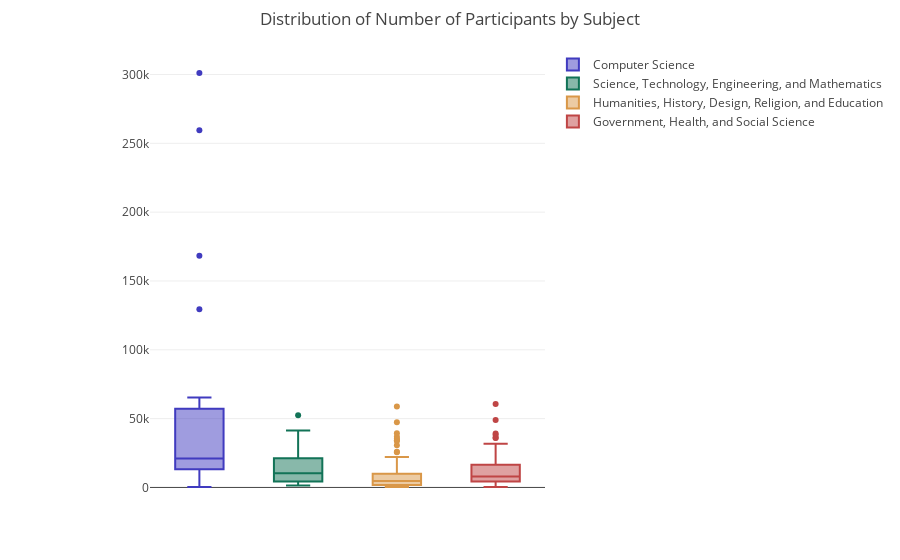

The notebook cell saved with this chart:
### Markdown cell above
Distribution of number of participants by each subject

### Code cell
### Visualization

subjects = list(df_by_sub.groups.keys())
colors = ['rgb(64, 59, 191)', 'rgb(18, 115, 87)', 'rgb(217, 151, 72)', 'rgb(191, 69, 69)']
xs = [list(df_by_sub['Participants (Course Content Accessed)'])[i][1].values for i in range(4)]

traces = []

for i in range(4):
    traces.append(go.Box(
        y = xs[i],
        name = subjects[i],
            marker = dict(
        color = colors[i],
    ),
        ))
    
layout = go.Layout(
    title='Distribution of Number of Participants by Subject',
    margin=dict(
        l=150,
        r=30,
        b=50,
        t=50,
    ),
    xaxis=dict(showticklabels=False)) # hide the labels for xtick
    
fig =  go.Figure(data = traces, layout = layout)
py.offline.iplot(fig)

### Figure 1 — Plotly figure (JSON) as saved in the notebook; plotly's stock layout.template omitted (floating-point values rounded to 4 significant figures)
{"data": [{"marker": {"color": "rgb(64, 59, 191)"}, "name": "Computer Science", "type": "box", "y": [62709, 129400, 65380, 57147, 259577, 25886, 21063, 13148, 22148, 21017, 11690, 301082, 49529, 18454, 15530, 14835, 53964, 54361, 16094, 12426, 8495, 168335, 63658, 16407, 4522, 14003, 4276, 664, 322, 21212]}, {"marker": {"color": "rgb(18, 115, 87)"}, "name": "Science, Technology, Engineering, and Mathematics", "type": "box", "y": [52521, 29044, 23179, 25619, 5857, 28384, 20914, 11102, 8256, 31391, 36330, 12621, 7382, 13708, 10225, 30456, 9010, 25600, 5321, 10332, 21420, 15433, 30780, 13173, 12208, 28425, 7664, 6454, 12007, 9266, 26776, 4091, 5084, 4785, 25206, 3922, 4262, 2428, 2250, 2656, 6137, 9185, 19996, 41361, 31551, 4404, 16005, 23087, 7532, 14679, 4187, 18540, 2599, 3654, 3072, 2379, 13798, 2321, 6792, 5309, 18183, 18686, 1409, 4250, 4050, 1546, 13260, 2583, 33044, 1716, 4955, 4130, 12455, 2604, 22959]}, {"marker": {"color": "rgb(217, 151, 72)"}, "name": "Humanities, History, Design, Religion, and Education", "type": "box", "y": [58779, 25873, 17604, 17077, 34371, 47384, 6446, 12856, 33784, 8685, 7422, 39319, 6753, 7156, 35409, 5256, 5446, 10737, 36805, 7304, 8493, 4662, 3853, 2820, 2310, 13305, 7052, 20109, 1559, 15942, 4515, 1615, 1911, 25569, 1275, 2201, 4248, 5864, 1483, 3879, 1465, 11705, 5261, 15282, 2479, 8286, 12426, 4518, 4794, 2175, 4033, 2085, 1732, 2587, 2862, 1602, 670, 1472, 1698, 5724, 3126, 702, 492, 511, 30699, 6519, 849, 729, 427, 461, 948, 1381, 385, 422, 515, 4842, 3806, 10837, 4237, 8405, 5571, 22153, 10188, 3049, 2493, 9933, 1199, 8758, 9743, 8695, 4553, 2402, 615, 2871]}, {"marker": {"color": "rgb(191, 69, 69)"}, "name": "Government, Health, and Social Science", "type": "box", "y": [36105, 16663, 8270, 39178, 16752, 28535, 8736, 15350, 11961, 35903, 24707, 60555, 21387, 18424, 26364, 7905, 11883, 27882, 5854, 12939, 6140, 5092, 15627, 10755, 19263, 11841, 5245, 7093, 26086, 11074, 7000, 6980, 4143, 22828, 22537, 7396, 7008, 5448, 10932, 3661, 13525, 7723, 10626, 8088, 18266, 6934, 31710, 48922, 5725, 4767, 6577, 6129, 18732, 38119, 6146, 5566, 10191, 11574, 29176, 3178, 1178, 2860, 2075, 790, 7260, 658, 8377, 5747, 639, 2456, 17354, 9788, 3842, 8936, 1862, 3749, 3294, 510, 1236, 362, 8297, 7898, 4825, 8017, 4014, 12218, 1645, 2335, 3937, 1431, 1294]}], "layout": {"margin": {"b": 50, "l": 150, "r": 30, "t": 50}, "title": "Distribution of Number of Participants by Subject", "xaxis": {"showticklabels": false}}}
